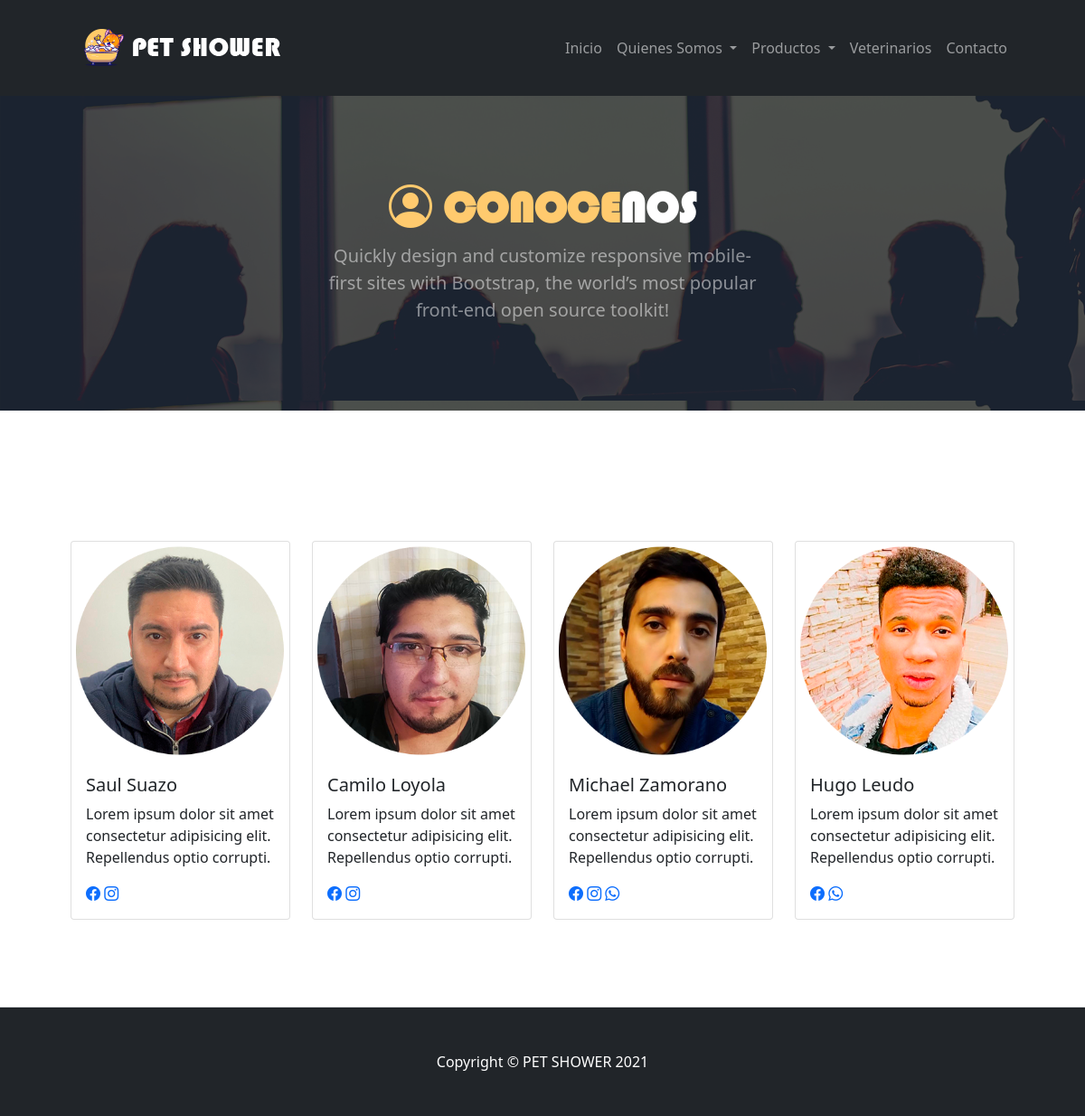
The page /conocenos_user/ on the database its author committed.
### crud_conocenos/models.py (models this page shows, shortened)
class Equipo(models.Model):
    idIntegrante = models.IntegerField(primary_key=True, verbose_name='ID')
    nombre = models.CharField(verbose_name='Nombre',max_length=50, null=True, blank=True)
    description = models.TextField(verbose_name='Descripción')
    image_conoce = models.ImageField(verbose_name='Imagen', upload_to='projects', null=True,blank=True)
    link_facebook = models.URLField(verbose_name='URL Link Facebook',null=True,blank=True)
    link_instagram = models.URLField(verbose_name='URL Link Instagram',null=True,blank=True)
    link_whatsapp = models.URLField(verbose_name='URL Link Whatsapp',null=True,blank=True)
    link_twitter = models.URLField(verbose_name='URL Link Twitter',null=True,blank=True)
    create = models.DateTimeField(verbose_name='Fecha Creación',auto_now_add=True)
    updated = models.DateTimeField(verbose_name='Fecha Actualización',auto_now=True)
    class Meta:
        verbose_name='Equipo Trabajo'
        verbose_name_plural='Equipos de Trabajo'
        ordering = ['idIntegrante']

### crud_conocenos/views.py (the view)
# urls.py: path('conocenos_user/', crud_conocenos_views.conocenos_user, name='conocenos_user'),
def conocenos_user(request):
    Equipos = Equipo.objects.all()
    return render(request, "crud_conocenos/quienes_somos_user.html",{'Equipos':Equipos})

### crud_conocenos/templates/crud_conocenos/quienes_somos_user.html (shortened to what this page needs)
        {% extends 'core/base_user.html' %}
        {% load static %}
        {% block img-header %} {% static 'core/assets/quienes_somos/bg_header_v2.jpg' %} {% endblock %}
        {% block text_header %}
            <h1 class="display-5 fw-bolder text-white mb-2 animate__animated animate__slideInLeft"><span class="title_color"><i class="bi bi-person-circle"></i> CONOCE</span>NOS</h1>
            <p class="lead text-white-50 mb-4 animate__animated animate__slideInLeft">Quickly design and customize responsive mobile-first sites with Bootstrap, the world’s most popular front-end open source toolkit!</p>
        {% endblock %}
        {% block contenido %}
        <div class="row row-cols-1 row-cols-md-2 g-4 justify-content-center">
            {% for e in Equipos%}
            <div class="col-lg-3">
              <div class="card">
                {% if e.image_conoce %}
                    <img src="{{e.image_conoce.url}}" class="card-img-top" alt="Imagen_Integrante">
                {% else %}
                    <img src="{% static 'core/assets/veterinario/imagen_not_found.png' %}" alt="Imagen_Integrante">
                {% endif %}
                <div class="card-body">
                  <h5 class="card-title">{{e.nombre}}</h5>
                  <p class="card-text">{{e.description}}</p>
                  <div class="col-lg-12">
                    <div class="row">
                        <div class="">
                                {% if e.link_facebook %}
                                <a href="{{v.link_facebook}}" target="_blank"><i class="bi bi-facebook"></i></a>
                                {% endif %}
                                {% if e.link_instagram %}
                                <a href="{{v.link_instagram}}" target="_blank"><i class="bi bi-instagram"></i></a>
                                {% endif %}
                                {% if e.link_whatsapp %}
                                <a href="{{v.link_whatsapp}}" target="_blank"><i class="bi bi-whatsapp"></i></a>
                                {% endif %}
                        </div>
                    </div>
                </div>
                </div>
              </div>
            </div>
            {% endfor %}
          </div>
        {% endblock %}

### core/static/core/css/my_3.css (style rules this page uses)
.title_color { color: #ffca6e; }
.banner h1 { font-family: bauhaus; }

### rows shown on the page
Equipo: image_conoce (picture), nombre "Saul Suazo", description "Lorem ipsum dolor sit amet consectetur adipisicing elit. Repellendus optio corrupti."
Equipo: image_conoce (picture), nombre "Camilo Loyola", description "Lorem ipsum dolor sit amet consectetur adipisicing elit. Repellendus optio corrupti."
Equipo: image_conoce (picture), nombre "Michael Zamorano", description "Lorem ipsum dolor sit amet consectetur adipisicing elit. Repellendus optio corrupti."
Equipo: image_conoce (picture), nombre "Hugo Leudo", description "Lorem ipsum dolor sit amet consectetur adipisicing elit. Repellendus optio corrupti."
